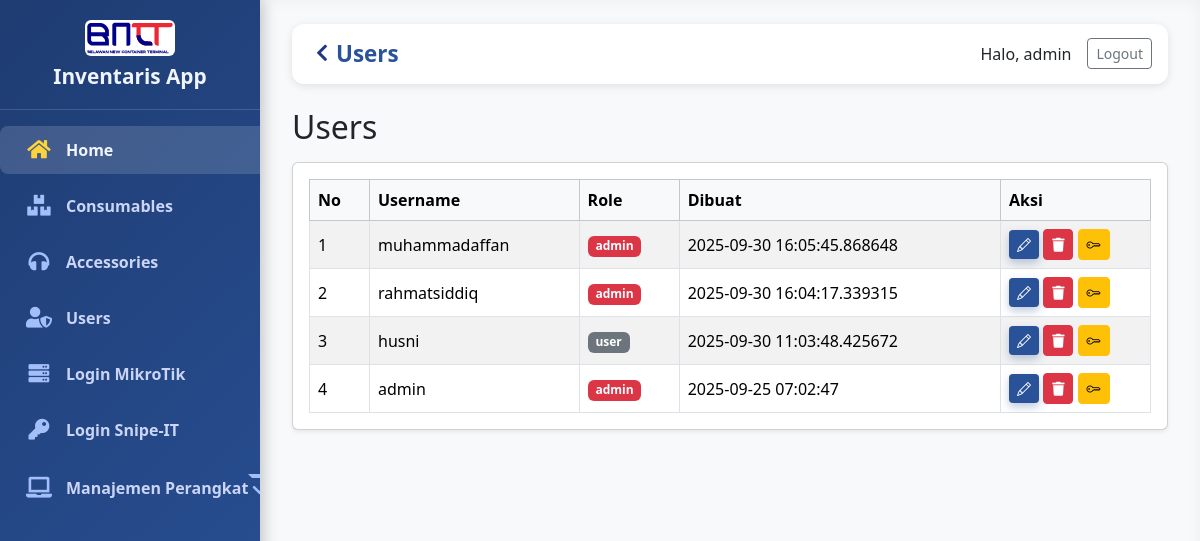
The app's page /users (signed in) with its own data.
### tables this page shows
CREATE TABLE users (
    id INTEGER PRIMARY KEY AUTOINCREMENT,
    username TEXT UNIQUE NOT NULL,
    password TEXT NOT NULL
, role TEXT NOT NULL DEFAULT 'user', created_at TEXT);

### app.py (the view)
@app.route("/users")
@login_required
def users_page():
    db = get_db()
    cur = db.execute("SELECT id, username, password, role, created_at FROM users ORDER BY created_at DESC")
    users = cur.fetchall()
    return render_template(
        "users.html",
        title="Users",
        users=users,
        current_role=session.get("role")  # kirim role ke template
    )

### app.py (called while the page is built)
def get_db():
    db = getattr(g, "_database", None)
    if db is None:
        db = g._database = sqlite3.connect(DB_PATH)
        db.row_factory = sqlite3.Row  # biar bisa diakses kayak dict
    return db

def login_required(f):
    @wraps(f)
    def decorated_function(*args, **kwargs):
        if not session.get("user_id"):
            flash("Silakan login terlebih dahulu.", "warning")
            return redirect(url_for("login"))
        return f(*args, **kwargs)
    return decorated_function

### templates/users.html (shortened to what this page needs)
<!DOCTYPE html>
<html lang="en">
<head>
    <link rel="stylesheet" href="https://cdn.jsdelivr.net/npm/bootstrap-icons@1.11.3/font/bootstrap-icons.css">
</head>
<body>
{% extends "base.html" %}
{% block content %}
<h2 class="mb-3">Users</h2>
<div class="card shadow-sm">
    <div class="card-body">
        <div class="table-responsive">
        <table class="table table-striped table-bordered align-middle mb-0">
            <thead class="table-light">
            <tr>
                <th style="width:60px;">No</th>
                <th>Username</th>
                <th>Role</th>
                <th>Dibuat</th>
                {% if current_role == 'admin' %}
                <th style="width:150px;">Aksi</th>
                {% endif %}
            </tr>
            </thead>
            <tbody>
            {% for u in users %}
            <tr>
                <td>{{ loop.index }}</td>
                <td>{{ u.username }}</td>
                <td>
                {% if u.role == 'admin' %}
                    <span class="badge bg-danger">admin</span>
                {% else %}
                    <span class="badge bg-secondary">user</span>
                {% endif %}
                </td>
                <td>{{ u.created_at }}</td>
                {% if current_role == 'admin' %}
                    <td>
                        <a href="{{ url_for('edit_user', user_id=u.id) }}"
                        class="btn btn-sm btn-primary"
                        title="Edit User">
                            <i class="bi bi-pencil"></i>
                        </a>
                        <form action="{{ url_for('delete_user', user_id=u.id) }}" method="post" style="display:inline;">
                            <button type="submit" class="btn btn-sm btn-danger"
                                    onclick="return confirm('Yakin mau hapus user {{ u.username }}?')">
                                <i class="fas fa-trash"></i>
                            </button>
                        </form>
                        {% if session.role == 'admin' %}
                        <form action="{{ url_for('reset_password', user_id=u.id) }}"
                            method="post"
                            style="display:inline;">
                            <button type="submit" class="btn btn-sm btn-warning"
                                    title="Reset Password"
                                    onclick="return confirm('Reset password untuk {{u.username}}?')">
                                <i class="bi bi-key"></i>
                            </button>
                        </form>
                        {% endif %}
                    </td>
                    {% endif %}
            </tr>
            {% endfor %}
            </tbody>
        </table>
        </div>
    </div>
</div>
{% endblock %}

### templates/base.html (style rules this page uses)
body, html { margin: 0; padding: 0; height: 100%; font-family: 'Segoe UI', Tahoma, Geneva, Verdana, sans-serif; background: #f8f9fa; }
.btn-primary { background: #2a5298; border: none; font-weight: 600; box-shadow: 0 4px 8px rgba(42, 82, 152, 0.3); transition: background-color 0.3s ease, box-shadow 0.3s ease; }

### records on screen
users: username "muhammadaffan", role "admin", created_at "2025-09-30 16:05:45.868648"
users: username "rahmatsiddiq", role "admin", created_at "2025-09-30 16:04:17.339315"
users: username "husni", role "user", created_at "2025-09-30 11:03:48.425672"
users: username "admin", role "admin", created_at "2025-09-25 07:02:47"

### other values on screen
{{ title }} "Users"
{{ session.username }} "admin"
